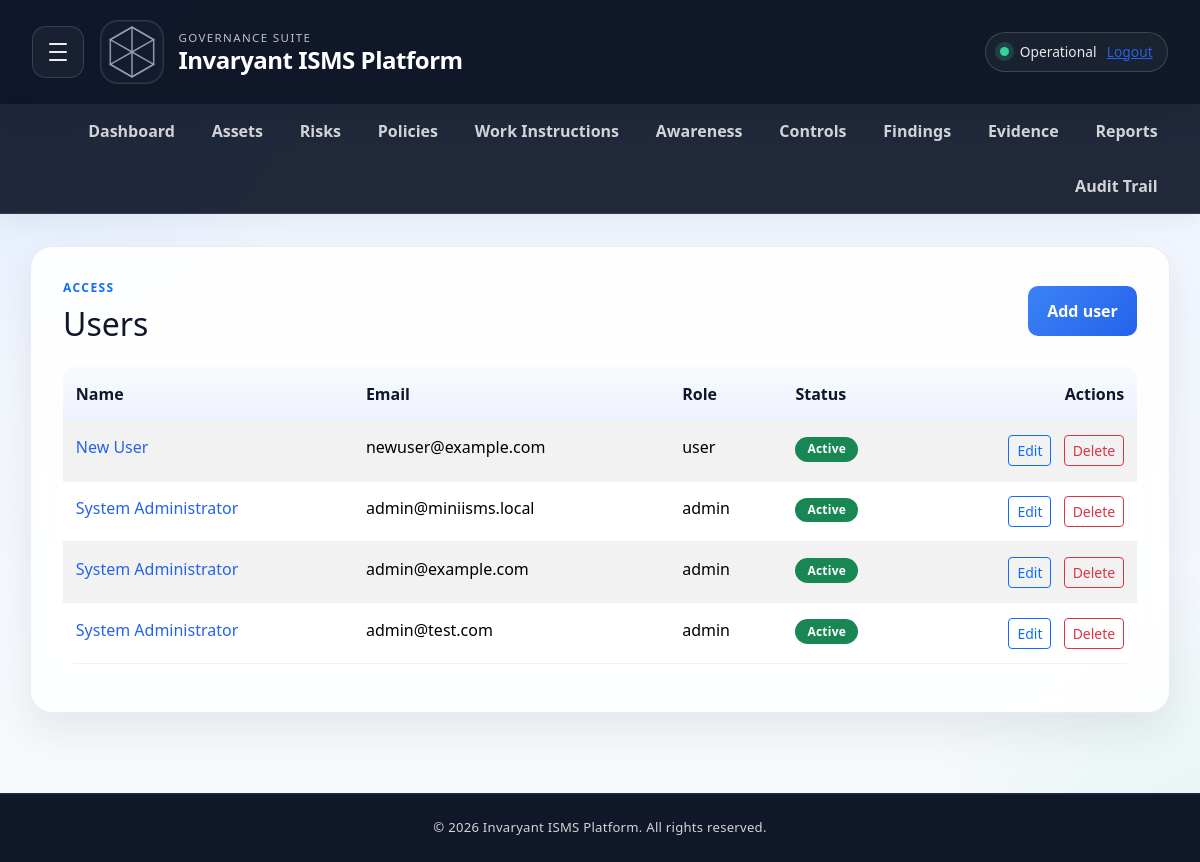
/users (signed in), run on an earlier commit of the app's database.
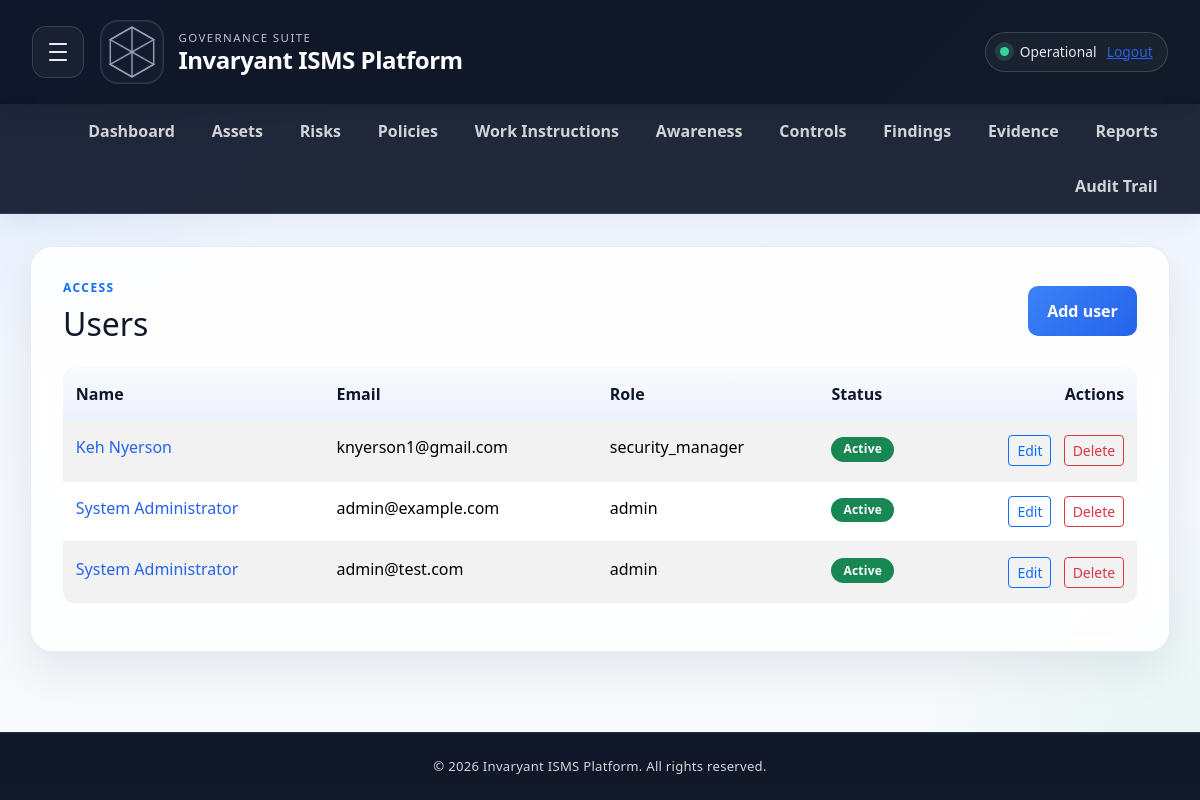
And on a later commit of the database.
### app/models.py (models this page shows, shortened)
class User(UserMixin, db.Model):
    __tablename__ = 'users'
    __table_args__ = (
        db.Index('ix_users_tenant_id', 'tenant_id'),
        db.Index('ix_users_role_id', 'role_id'),
        db.Index('ix_users_email', 'email'),
    )
    id = db.Column(db.Integer, primary_key=True)
    tenant_id = db.Column(db.Integer, db.ForeignKey('tenants.id'), nullable=False)
    email = db.Column(db.String(255), unique=True, nullable=False)
    password_hash = db.Column(db.String(255), nullable=False)
    full_name = db.Column(db.String(200), nullable=False)
    role_id = db.Column(db.Integer, db.ForeignKey('roles.id'), nullable=False)
    is_active = db.Column(db.Boolean, default=True)
    mfa_enabled = db.Column(db.Boolean, default=False)
    mfa_secret = db.Column(db.String(64), nullable=True)
    profile_photo_path = db.Column(db.String(500), nullable=True)
    created_at = db.Column(db.DateTime, default=datetime.utcnow)
    last_login_at = db.Column(db.DateTime, nullable=True)
    role = db.relationship('Role', backref='users')

class Role(db.Model):
    __tablename__ = 'roles'
    id = db.Column(db.Integer, primary_key=True)
    tenant_id = db.Column(db.Integer, db.ForeignKey('tenants.id'), nullable=False)
    name = db.Column(db.String(80), nullable=False)
    description = db.Column(db.String(255))
    created_at = db.Column(db.DateTime, default=datetime.utcnow)

### app/routes.py (the view)
@main.route('/users')
@login_required
@require_roles('admin', 'security_manager')
def users_list():
    users = User.query.filter_by(tenant_id=current_user.tenant_id).order_by(User.full_name.asc()).all()
    return render_template('users_list.html', users=users)

### app/routes.py (called while the page is built)
def user_has_role(user, *allowed_roles):
    if not user or not getattr(user, 'is_authenticated', False):
        return False
    role_name = user.role.name if user.role else 'user'
    return role_name in allowed_roles or role_name == 'admin'

def require_roles(*allowed_roles):
    def decorator(func):
        @wraps(func)
        @login_required
        def wrapped(*args, **kwargs):
            if not current_user.is_authenticated:
                flash('Please log in to continue.')
                return redirect(url_for('main.login'))
            if not user_has_role(current_user, *allowed_roles):
                flash('You do not have permission to access this page.')
                return redirect(url_for('main.index'))
            return func(*args, **kwargs)
        return wrapped
    return decorator

### app/templates/users_list.html (shortened to what this page needs)
{% extends "base.html" %}
{% block content %}
<div class="d-flex justify-content-between align-items-center mb-4">
    <div>
        <p class="text-uppercase fw-bold text-primary mb-2" style="letter-spacing: 0.12em; font-size: 0.75rem;">Access</p>
        <h2 class="mb-0">Users</h2>
    </div>
    <a href="/users/new" class="btn btn-primary">Add user</a>
</div>
{% if users %}
<div class="table-responsive">
    <table class="table table-striped align-middle">
        <thead>
            <tr>
                <th>Name</th>
                <th>Email</th>
                <th>Role</th>
                <th>Status</th>
                <th class="text-end">Actions</th>
            </tr>
        </thead>
        <tbody>
            {% for user in users %}
            <tr>
                <td><a href="/users/{{ user.id }}" class="text-decoration-none">{{ user.full_name }}</a></td>
                <td>{{ user.email }}</td>
                <td>{{ user.role.name if user.role else 'Unknown' }}</td>
                <td>
                    {% if user.is_active %}
                    <span class="badge bg-success">Active</span>
                    {% else %}
                    <span class="badge bg-secondary">Inactive</span>
                    {% endif %}
                </td>
                <td class="text-end">
                    <a href="/users/{{ user.id }}/edit" class="btn btn-sm btn-outline-primary me-2">Edit</a>
                    <a href="/users/{{ user.id }}/delete" class="btn btn-sm btn-outline-danger" onclick="return confirm('Are you sure you want to delete this user?');">Delete</a>
                </td>
            </tr>
            {% endfor %}
        </tbody>
    </table>
</div>
{% else %}
<div class="empty-state">
    <h5 class="mb-2">No users yet</h5>
    <p class="mb-0">Create the first user for this tenant.</p>
</div>
{% endif %}
{% endblock %}

### app/templates/base.html (shortened to what this page needs)
<!DOCTYPE html>
<html lang="en">
<head>
    <link href="https://cdn.jsdelivr.net/npm/bootstrap@5.3.3/dist/css/bootstrap.min.css" rel="stylesheet">
    <link href="{{ url_for('static', filename='style.css') }}" rel="stylesheet">
</head>
<body>
    <div class="page-shell">
        {% if current_user.is_authenticated %}
        <header class="topbar">
            <div class="topbar-left-group">
                <div class="quick-nav" aria-label="Quick navigation">
                    <button class="quick-nav-button" type="button" aria-label="Open quick navigation menu">
                        <span></span>
                        <span></span>
                        <span></span>
                    </button>
                </div>
                <div class="brand-wrap">
                    <div class="brand-mark" aria-label="Invaryant logo">
                    </div>
                    <div>
                        <div class="eyebrow">Governance Suite</div>
                        <h1>Invaryant ISMS Platform</h1>
                    </div>
                </div>
            </div>
            <div class="topbar-actions">
                <span class="status-dot"></span>
                <span>Operational</span>
                {% if current_user.is_authenticated %}
                    {% set current_notifications = notifications if notifications is defined else [] %}
                    <a href="{{ url_for('main.logout') }}" class="logout-link">Logout</a>
                {% endif %}
            </div>
        </header>
        <nav class="main-nav" aria-label="Main navigation">
            <div class="nav-menu">
                <a class="nav-link" href="/dashboard">Dashboard</a>
                <a class="nav-link" href="/assets">Assets</a>
                <a class="nav-link" href="/risks">Risks</a>
                <a class="nav-link" href="/policies">Policies</a>
                <a class="nav-link" href="/work-instructions">Work Instructions</a>
                <a class="nav-link" href="/security-awareness">Awareness</a>
                <a class="nav-link" href="/controls">Controls</a>
                <a class="nav-link" href="/findings">Findings</a>
                <a class="nav-link" href="/evidence">Evidence</a>
                <a class="nav-link" href="/reports">Reports</a>
                <a class="nav-link" href="/audit-trail">Audit Trail</a>
            </div>
        </nav>
        {% endif %}
        <main>
            <div class="container app-panel">
                {% block content %}{% endblock %}
            </div>
        </main>
        <footer>
            <p>&copy; 2026 Invaryant ISMS Platform. All rights reserved.</p>
        </footer>
    </div>
</body>
</html>

What changed in the data, as far as the page shows it:
removed User: full_name "New User", email "newuser@example.com", role "user", is_active "Active"
removed User: full_name "System Administrator", email "admin@miniisms.local", role "admin", is_active "Active"
added User: full_name "Keh Nyerson", email "knyerson1@gmail.com", role "security_manager", is_active "Active"
